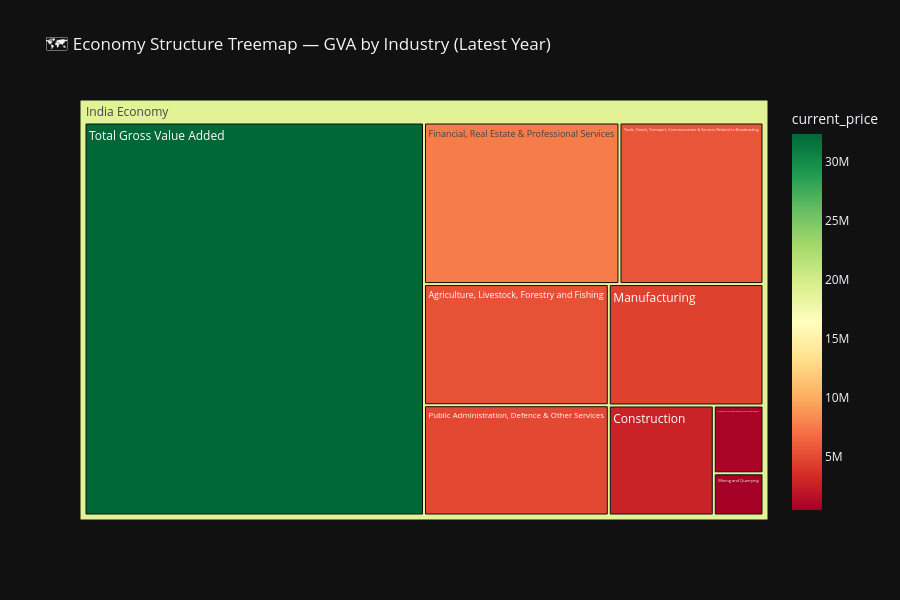

Notebook cell for this chart:
### Code cell
gva_latest2 = gva[gva['year_int'] == gva['year_int'].max()].dropna(subset=['industry'])
gva_tm = gva_latest2.groupby('industry')['current_price'].sum().reset_index()
gva_tm = gva_tm[gva_tm['current_price'] > 0]

fig = px.treemap(
    gva_tm,
    path=[px.Constant('India Economy'), 'industry'],
    values='current_price',
    color='current_price',
    color_continuous_scale='RdYlGn',
    title=f'🗺️ Economy Structure Treemap — GVA by Industry (Latest Year)',
    template='plotly_dark',
    height=600
)
fig.show()
fig.write_html('plotly_treemap.html')

### Figure 1 — Plotly figure (JSON) as saved in the notebook; plotly's stock layout.template omitted (floating-point values rounded to 4 significant figures)
{"data": [{"branchvalues": "total", "customdata": [[5428000.0], [2800000.0], [817300.0], [7657000.0], [4555000.0], [508600.0], [4942000.0], [32350000.0], [5641000.0], [18860000.0]], "domain": {"x": [0, 1], "y": [0, 1]}, "hovertemplate": "labels=%{label}<br>current_price_sum=%{value}<br>parent=%{parent}<br>id=%{id}<br>current_price=%{color}<extra></extra>", "ids": ["India Economy/Agriculture, Livestock, Forestry and Fishing", "India Economy/Construction", "India Economy/Electricity, Gas, Water Supply & Other Utility Services", "India Economy/Financial, Real Estate & Professional Services", "India Economy/Manufacturing", "India Economy/Mining and Quarrying", "India Economy/Public Administration, Defence & Other Services", "India Economy/Total Gross Value Added", "India Economy/Trade, Hotels, Transport, Communication & Services Related to Broadcasting", "India Economy"], "labels": ["Agriculture, Livestock, Forestry and Fishing", "Construction", "Electricity, Gas, Water Supply & Other Utility Services", "Financial, Real Estate & Professional Services", "Manufacturing", "Mining and Quarrying", "Public Administration, Defence & Other Services", "Total Gross Value Added", "Trade, Hotels, Transport, Communication & Services Related to Broadcasting", "India Economy"], "marker": {"coloraxis": "coloraxis", "colors": [5428000.0, 2800000.0, 817300.0, 7657000.0, 4555000.0, 508600.0, 4942000.0, 32350000.0, 5641000.0, 18860000.0]}, "name": "", "parents": ["India Economy", "India Economy", "India Economy", "India Economy", "India Economy", "India Economy", "India Economy", "India Economy", "India Economy", ""], "type": "treemap", "values": [5428000.0, 2800000.0, 817300.0, 7657000.0, 4555000.0, 508600.0, 4942000.0, 32350000.0, 5641000.0, 64700000.0]}], "layout": {"coloraxis": {"colorbar": {"title": {"text": "current_price"}}, "colorscale": [[0, "rgb(165,0,38)"], [0.1, "rgb(215,48,39)"], [0.2, "rgb(244,109,67)"], [0.3, "rgb(253,174,97)"], [0.4, "rgb(254,224,139)"], [0.5, "rgb(255,255,191)"], [0.6, "rgb(217,239,139)"], [0.7, "rgb(166,217,106)"], [0.8, "rgb(102,189,99)"], [0.9, "rgb(26,152,80)"], [1, "rgb(0,104,55)"]]}, "height": 600, "legend": {"tracegroupgap": 0}, "title": {"text": "🗺️ Economy Structure Treemap — GVA by Industry (Latest Year)"}}}
